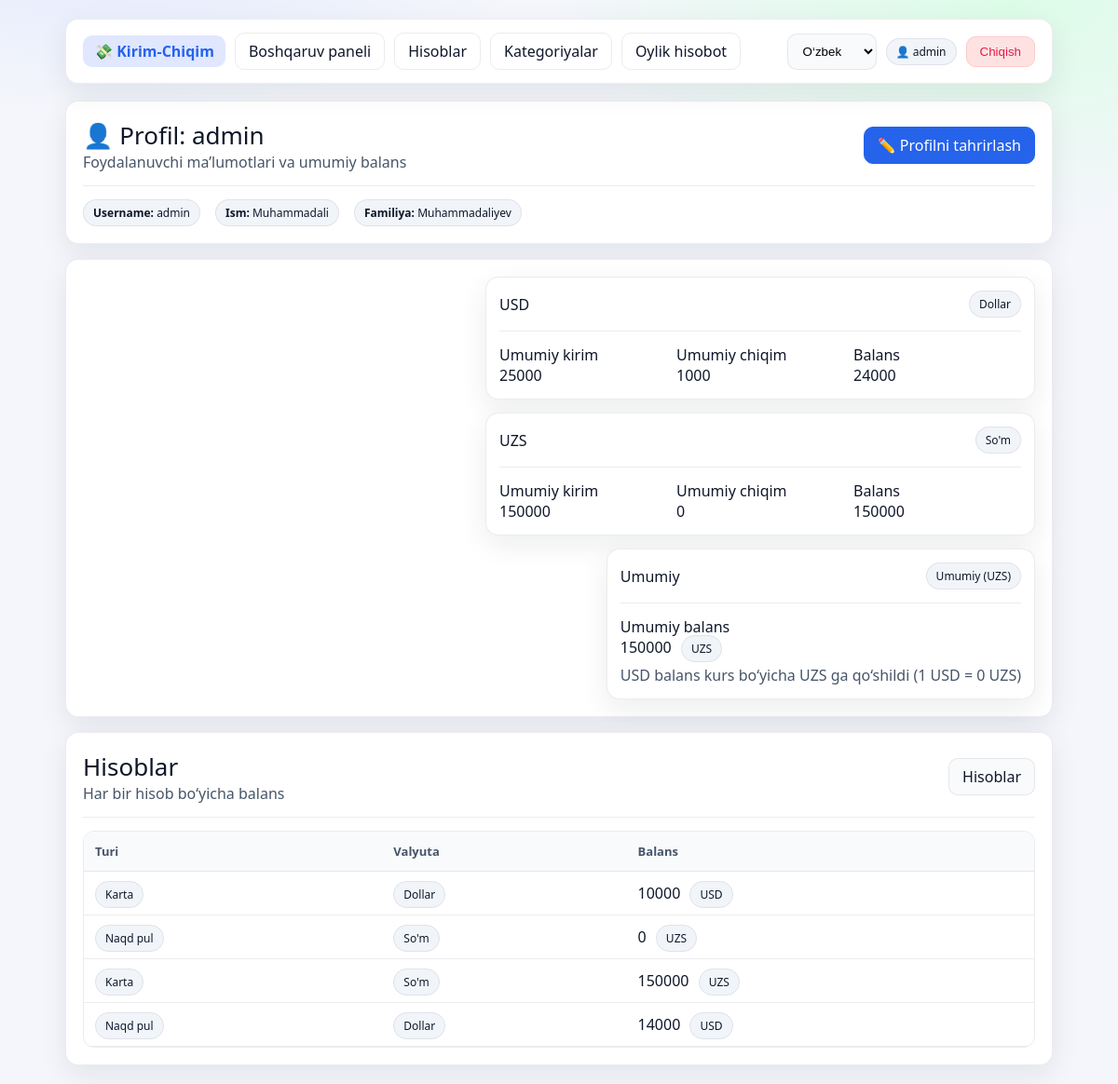
Page /uz/users/profile/ (signed in) on the earlier database version.
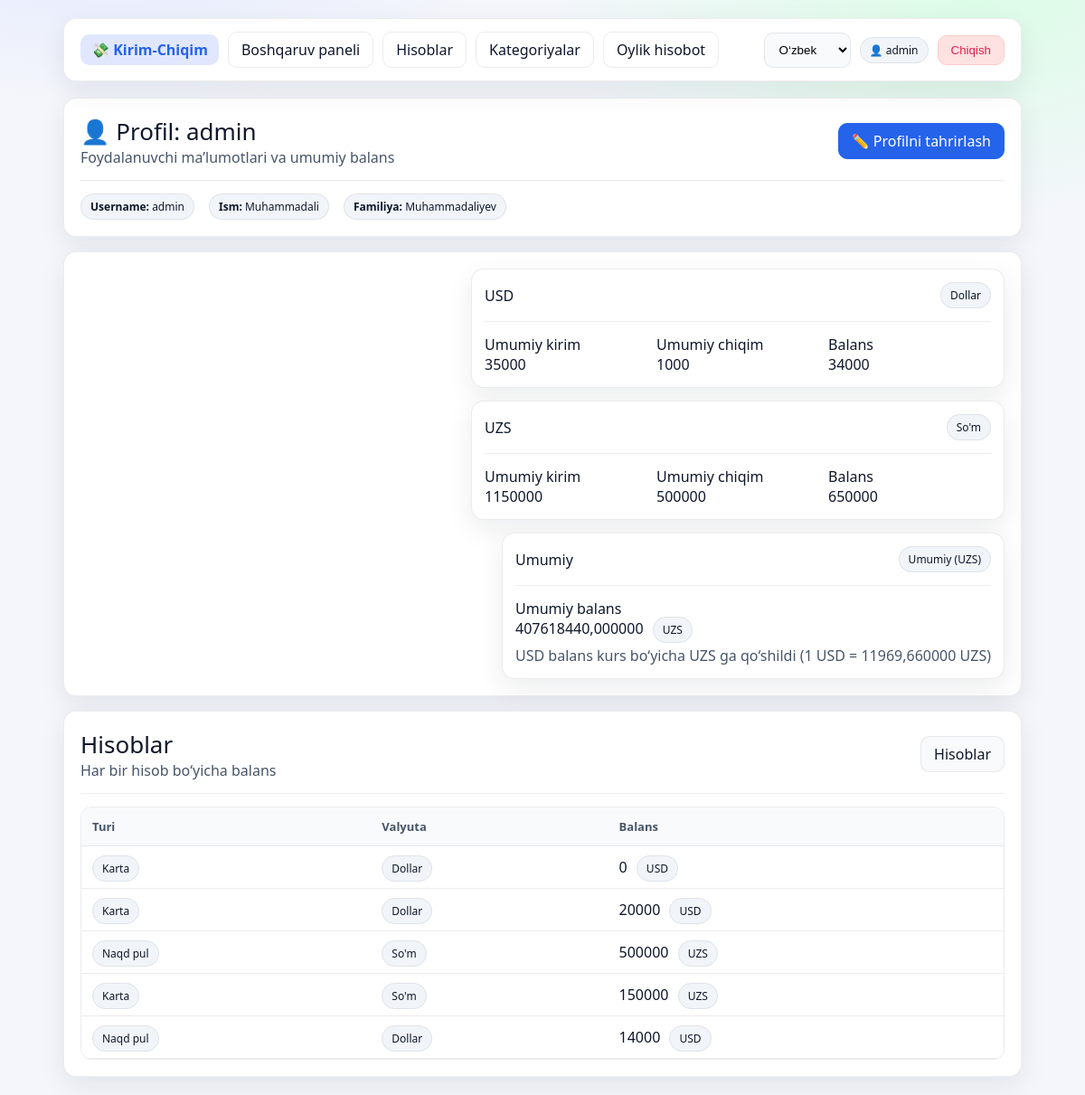
Same page on the later database version.
### finance/models.py (models this page shows, shortened)
class Account(models.Model):
    CASH = "CASH"
    CARD = "CARD"
    ACCOUNT_TYPES = (
        (CASH, _("Naqd pul")),
        (CARD, _("Karta")),
    )
    UZS = "UZS"
    USD = "USD"
    CURRENCY = (
        (UZS, _("So'm")),
        (USD, _("Dollar")),
    )
    UZCARD = "UZCARD"
    HUMO = "HUMO"
    VISA = "VISA"
    MC = "MC"
    CARD_KINDS = (
        (UZCARD, _("Uzcard")),
        (HUMO, _("Humo")),
        (VISA, _("Visa")),
        (MC, _("Mastercard")),
    )
    user = models.ForeignKey(User, on_delete=models.CASCADE, related_name="accounts")
    name = models.CharField(max_length=120)
    type = models.CharField(max_length=4, choices=ACCOUNT_TYPES)
    currency = models.CharField(max_length=3, choices=CURRENCY, blank=True, null=True)
    card_kind = models.CharField(max_length=10, choices=CARD_KINDS, blank=True, null=True)
    bank_name = models.CharField(max_length=80, blank=True, null=True)
    last4 = models.CharField(max_length=4, blank=True, null=True)

class ExchangeRate(models.Model):
    base = models.CharField(max_length=3, choices=Account.CURRENCY, default=Account.USD)
    quote = models.CharField(max_length=3, choices=Account.CURRENCY, default=Account.UZS)
    rate = models.DecimalField(max_digits=15, decimal_places=6)
    date = models.DateField()
    class Meta:
        unique_together = ("base", "quote", "date")
        ordering = ["-date"]

### users/views.py (the view)
# urls.py: path("profile/", profile, name="profile"),
@login_required
def profile(request):
    accounts = list(Account.objects.filter(user=request.user).order_by("-id"))
    tx = Transaction.objects.filter(user=request.user).select_related("account")
    for acc in accounts:
        inc = _sum_amount(tx.filter(type="IN", account=acc))
        exp = _sum_amount(tx.filter(type="EX", account=acc))
        acc.calculated_balance = inc - exp  # template’da ishlatamiz
    income_usd = _sum_amount(tx.filter(type="IN", account__currency="USD"))
    expense_usd = _sum_amount(tx.filter(type="EX", account__currency="USD"))
    balance_usd = income_usd - expense_usd
    income_uzs = _sum_amount(tx.filter(type="IN", account__currency="UZS"))
    expense_uzs = _sum_amount(tx.filter(type="EX", account__currency="UZS"))
    balance_uzs = income_uzs - expense_uzs
    usd_rate = _get_usd_rate()
    total_balance_uzs = balance_uzs + (balance_usd * usd_rate)
    totals = {
        "income_usd": income_usd,
        "expense_usd": expense_usd,
        "balance_usd": balance_usd,
        "income_uzs": income_uzs,
        "expense_uzs": expense_uzs,
        "balance_uzs": balance_uzs,
        "usd_rate": usd_rate,
        "total_balance_uzs": total_balance_uzs,
    }
    return render(request, "users/profile.html", {
        "accounts": accounts,
        "totals": totals,
    })

### users/views.py (called while the page is built)
def _sum_amount(qs):
    return qs.aggregate(
        s=Coalesce(
            Sum("amount"),
            Decimal("0"),
            output_field=DecimalField(max_digits=15, decimal_places=2),
        )
    )["s"]

def _get_usd_rate():
    obj = ExchangeRate.objects.filter(base="USD", quote="UZS").order_by("-date").first()
    return obj.rate if obj else Decimal("0")

### templates/users/profile.html (shortened to what the changed rows need)
{% extends "base.html" %}
{% load i18n %}
{% block content %}
<div class="grid">
  <div class="card">
    <div class="row" style="justify-content:flex-end; gap:14px; flex-wrap:wrap;">
      <div class="card" style="padding:14px; min-width:320px;">
        <div class="row" style="justify-content:flex-end">
          <div class="kpi in" style="min-width:180px">
            <div class="label">{% trans "Umumiy kirim" %}</div>
            <div class="value">{{ totals.income_usd }}</div>
          </div>
          <div class="kpi bal" style="min-width:180px">
            <div class="label">{% trans "Balans" %}</div>
            <div class="value">{{ totals.balance_usd }}</div>
          </div>
        </div>
      </div>
      <div class="card" style="padding:14px; min-width:320px;">
        <div class="row" style="justify-content:flex-end">
          <div class="kpi in" style="min-width:180px">
            <div class="label">{% trans "Umumiy kirim" %}</div>
            <div class="value">{{ totals.income_uzs }}</div>
          </div>
          <div class="kpi ex" style="min-width:180px">
            <div class="label">{% trans "Umumiy chiqim" %}</div>
            <div class="value">{{ totals.expense_uzs }}</div>
          </div>
          <div class="kpi bal" style="min-width:180px">
            <div class="label">{% trans "Balans" %}</div>
            <div class="value">{{ totals.balance_uzs }}</div>
          </div>
        </div>
      </div>
      <div class="card" style="padding:14px; min-width:320px;">
        <div class="row" style="justify-content:space-between;">
          <div class="h1" style="font-size:16px; margin:0;">{% trans "Umumiy" %}</div>
          <span class="badge">{% trans "Umumiy (UZS)" %}</span>
        </div>
        <div class="hr"></div>
        <div class="kpi bal" style="min-width:220px">
          <div class="label">{% trans "Umumiy balans" %}</div>
          <div class="value">
            {{ totals.total_balance_uzs }}
            <span class="badge" style="margin-left:6px;">UZS</span>
          </div>
        </div>
        <div class="muted" style="margin-top:8px;">
          {% trans "USD balans kurs bo‘yicha UZS ga qo‘shildi" %}
          (1 USD = {{ totals.usd_rate }} UZS)
        </div>
      </div>
    </div>
  </div>
  <div class="card">
    <div class="table-wrap">
      <table>
        <tr>
          <th>{% trans "Turi" %}</th>
          <th>{% trans "Valyuta" %}</th>
          <th>{% trans "Balans" %}</th>
        </tr>
        {% for a in accounts %}
        <tr>
          <td>
            <span class="badge">{{ a.get_type_display }}</span>
          </td>
          <td>
            {% if a.currency %}
              <span class="badge">{{ a.get_currency_display }}</span>
            {% else %}
              -
            {% endif %}
          </td>
          <td>
            {{ a.calculated_balance }}
            <span class="badge" style="margin-left:6px;">
              {{ a.currency }}
            </span>
          </td>
        </tr>
        {% empty %}
        <tr>
          <td colspan="3" class="muted">{% trans "Hisob yo‘q" %}</td>
        </tr>
        {% endfor %}
      </table>
    </div>
  </div>
</div>
{% endblock %}

Differences in the rows shown:
added ExchangeRate: usd_rate "11969,660000"
added Account: type "Karta", currency "Dollar", calculated_balance "0", currency "USD"
computed for Account (number 2 of 5 on the later page): calculated_balance "10000" → "20000"
computed for Account (number 3 of 5 on the later page): calculated_balance "0" → "500000"
Other differences:
{{ totals.income_usd }}: "25000" → "35000"
{{ totals.balance_usd }}: "24000" → "34000"
{{ totals.income_uzs }}: "150000" → "1150000"
{{ totals.expense_uzs }}: "0" → "500000"
{{ totals.balance_uzs }}: "150000" → "650000"
{{ totals.total_balance_uzs }}: "150000" → "407618440,000000"
{{ totals.usd_rate }}: "0" → (not shown)
